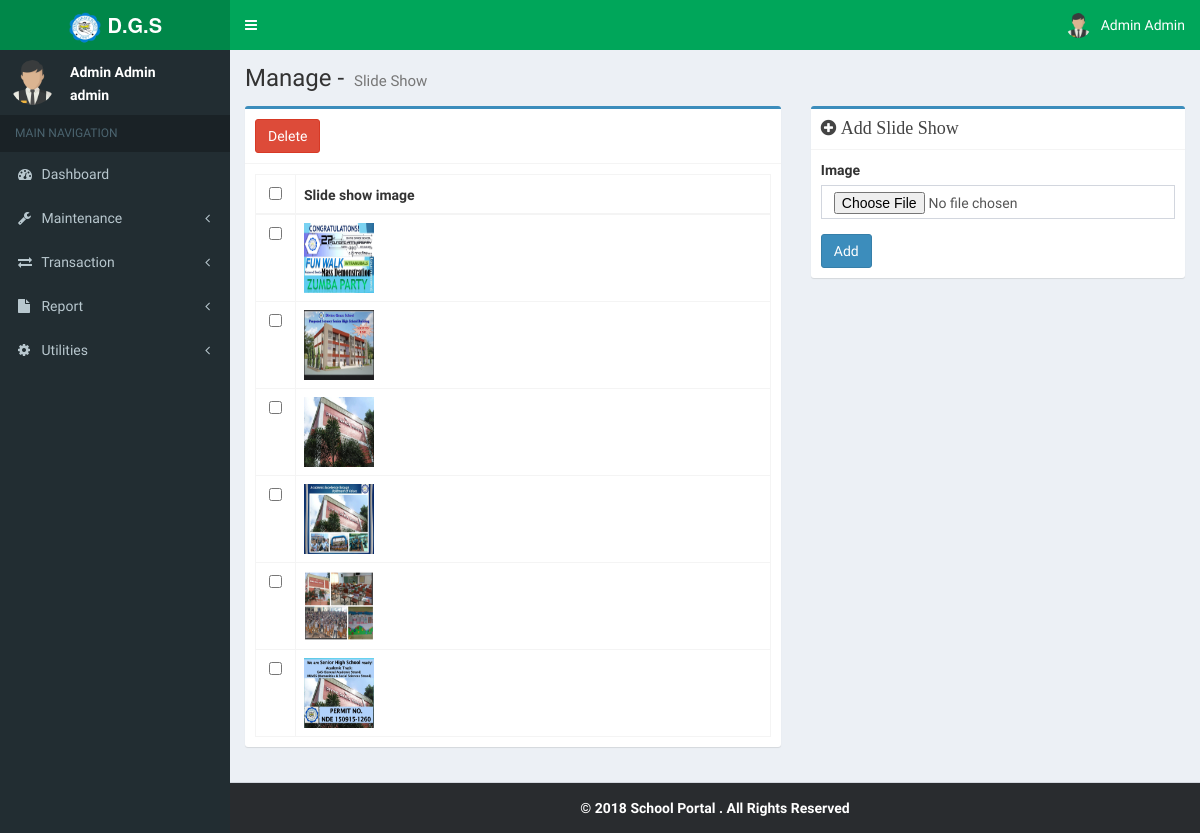
The app's page /slideshow.php (signed in) with its own data.
### tables this page shows
CREATE TABLE `usertbl` (
  `id` int(11) NOT NULL,
  `username` varchar(140) NOT NULL,
  `password` varchar(100) NOT NULL,
  `fname` varchar(140) NOT NULL,
  `mname` varchar(140) NOT NULL,
  `lname` varchar(140) NOT NULL,
  `contact` varchar(140) NOT NULL,
  `usertype` varchar(50) NOT NULL,
  `status` int(11) NOT NULL,
  `profile_pic` varchar(170) NOT NULL
);

CREATE TABLE `slide_tbl` (
  `id` int(11) NOT NULL,
  `image` varchar(270) NOT NULL
);

### session.php (called while the page is built, shortened)
<?php
if (isset($_SESSION['username']))
{
	$username = $_SESSION['username'];
}
else
{
	header("Location: index.php");
	exit();
}
$result = mysqli_query($con,"SELECT * FROM usertbl WHERE username = '$username'")or die(mysqli_error($con));
$user_rows = mysqli_fetch_array($result);
$username = $user_rows['username'];
$fname = $user_rows['fname'];
$lname = $user_rows['lname'];
$profile_pic = $user_rows['profile_pic'];
$name = $fname." ".$lname;
?>

### slideshow.php (the view, shortened to what this page needs)
<!DOCTYPE html>
<html>
<head>
	<?php include "inc/navbar.php"; ?>
</head>
<body class="hold-transition fixed skin-green sidebar-mini">
	<div class="wrapper">
		<?php include "inc/header.php"; ?>
		<div class="content-wrapper">
			<section class="content-header">
				<h1> Manage - <small>Slide Show</small> </h1>
			</section>
			<section class="content">
				<div class="row">
					<form action="crud_function.php" method="post" name="del_slides" id="del_slides">
						<div class="col-sm-7">
							<div class="box box-primary">
								<div class="box-header with-border">
									<button type="button" id="del_slide" class="btn btn-danger" onclick="del_slideshow()">Delete</button>
								</div>
								<div class="box-body">
									<table class="table table-bordered">
										<thead>
											<tr>
												<th class="text-center"><input type="checkbox" id="checkall"></th>
												<th>Slide show image</th>
											</tr>
										</thead>
										<tbody>
											<?php
											$query = "SELECT * FROM slide_tbl";
											$result = mysqli_query($con, $query);
											while($row = mysqli_fetch_array($result)) {
												?>
												<tr>
													<td width="40" align="center"><input type="checkbox" id="record" name="slideid[]" value="<?php echo $row['id']; ?>"></td>
													<td><img width="70" height="70" src="images/<?php echo $row['image']; ?>"></td>
												</tr>
												<?php } ?>
											</table>
										</div>
									</div>
								</div>
							</form>
							<div class="col-sm-5">
								<div class="box box-primary">
									<div class="box-header with-border">
										<h3 class="box-title"><i class="fa fa-plus-circle"> Add Slide Show</i></h3>
									</div>
									<div class="box-body">
										<form method="post" action="crud_function.php" enctype="multipart/form-data">
											<div class="form-group">
												<label>Image</label>
												<input type="file" class="form-control" name="slideimg" required>
											</div>
											<button type="submit" name="btnaddslides" id="btnaddslides" class="btn btn-primary">Add</button>
										</form>
									</div>
								</div>
							</div>
						</div>
					</section>
				</div>
				<?php include "inc/sidebar.php"; ?>
			</div>
			<?php include "inc/script.php"; ?>
		</body>
		</html>

### inc/navbar.php (shortened to what this page needs)
 <?php include "conn.php"; ?>
 <?php include "session.php"; ?>
<link href="css/bootstrap.css" rel='stylesheet' type='text/css' />
<link href="css/font-awesome.css" rel="stylesheet">
<link href="css/AdminLTE.css" rel='stylesheet' type='text/css' />
<link href="css/_all-skins.css" rel='stylesheet' type='text/css' />
<link rel="stylesheet" href="themes/default/default.css" type="text/css" media="screen" />
<link rel="stylesheet" href="themes/light/light.css" type="text/css" media="screen" />
<link rel="stylesheet" href="themes/dark/dark.css" type="text/css" media="screen" />
<link rel="stylesheet" href="themes/bar/bar.css" type="text/css" media="screen" />
<link rel="stylesheet" href="css/nivo-slider.css" type="text/css" media="screen" />

### inc/header.php (shortened to what this page needs)
<header class="main-header">
	<a href="admin_dashboard.php" class="logo">
		<span class="logo-lg"><b><img src="images/logo.png" width="34" height="32"> D.G.S</b></span>
	</a>
	<nav class="navbar navbar-static-top">
		<a class="sidebar-toggle" data-toggle="offcanvas" role="button">
		</a>
		<div class="navbar-custom-menu">
			<ul class="nav navbar-nav">
				<li class="dropdown user user-menu">
					<a href="#" class="dropdown-toggle" data-toggle="dropdown">
						<img src="<?php echo $profile_pic; ?>" class="user-image" alt="User Image">
						<span class="hidden-xs"><?php echo $name; ?></span>
					</a>
				</li>
			</ul>
		</div>
	</nav>
</header>

### inc/sidebar.php (shortened to what this page needs)
<aside class="main-sidebar">
 <section class="sidebar">
  <div class="user-panel">
   <div class="pull-left image">
    <img src="<?php echo $profile_pic; ?>" class="img-circle">
  </div>
  <div class="pull-left info">
    <p><?php echo $name; ?></p>
    <p><?php echo $username; ?></p>
  </div>
</div>
<ul class="sidebar-menu">
 <li class="header">MAIN NAVIGATION</li>
 <li>
  <a href="admin_dashboard.php">
   <i class="fa fa-dashboard"></i> <span>Dashboard</span>
 </a>
</li>
<li class="treeview slesson" onclick="setmodule('Student Lesson')">
  <a href="#">
   <i class="fa fa-wrench"></i>
   <span>Maintenance</span>
   <span class="pull-right-container">
    <span class="fa fa-angle-left pull-right"></span>
  </span>
</a>
</li>
<li class="treeview slesson" onclick="setmodule('Student Lesson')">
  <a href="#">
   <i class="fa fa-exchange"></i>
   <span>Transaction</span>
   <span class="pull-right-container">
    <span class="fa fa-angle-left pull-right"></span>
  </span>
</a>
</li>
<li class="treeview slesson" onclick="setmodule('Student Lesson')">
  <a href="#">
   <i class="fa fa-file"></i>
   <span>Report</span>
   <span class="pull-right-container">
    <span class="fa fa-angle-left pull-right"></span>
  </span>
</a>
</li>
<li class="treeview slesson" onclick="setmodule('Student Lesson')">
  <a href="#">
   <i class="fa fa-cog"></i>
   <span>Utilities</span>
   <span class="pull-right-container">
    <span class="fa fa-angle-left pull-right"></span>
  </span>
</a>
</li>
</ul>
</section>
</aside>

### inc/script.php (shortened to what this page needs)
<footer class="main-footer text-center">
	<strong>&copy 2018 School Portal . All Rights Reserved</strong>
</footer>

### css/_all-skins.css (style rules this page uses)
.skin-green .main-header .navbar { background-color: #00a65a; }
.skin-green .main-header .navbar .nav > li > a { color: #ffffff; }
.skin-green .main-header .navbar .sidebar-toggle { color: #ffffff; }
.skin-green .main-header .navbar .sidebar-toggle { color: #fff; }
.skin-green .main-header .logo { background-color: #008d4c; color: #ffffff; border-bottom: 0 solid transparent; }
.skin-green .content-header { background: transparent; }
.skin-green .wrapper, .skin-green .main-sidebar, .skin-green .left-side { background-color: #222d32; }
.skin-green .user-panel > .info, .skin-green .user-panel > .info > a { color: #fff; }
.skin-green .sidebar-menu > li.header { color: #4b646f; background: #1a2226; }
.skin-green .sidebar-menu > li > a { border-left: 3px solid transparent; }
.skin-green .sidebar a { color: #b8c7ce; }

### records on screen
usertbl: profile_pic (picture), name "Admin Admin", username "admin"
slide_tbl: image (picture)
slide_tbl: image (picture)
slide_tbl: image (picture)
slide_tbl: image (picture)
slide_tbl: image (picture)
slide_tbl: image (picture)
